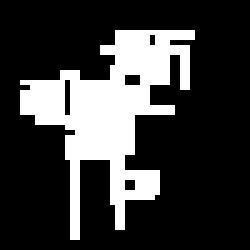
#> input picture IMG_8864.png, 50 x 50 px (shown 5 times larger)
$ python rrt_random_sampling.py
#> lines starting #> are read from the running program, lines starting #| are printed output that depends on the picture; after the words box and inside, x2 and y2 are one past the last pixel; in counts of white or black regions, pixels touching at a corner belong together
import cv2
import numpy as np
import matplotlib.pyplot as plt
import math
import random
import heapq
import json
import time

# Set seed for reproducible results
SEED = 100  # You can change this to any number
random.seed(SEED)
np.random.seed(SEED)
print(f"Using seed: {SEED}")

#load grid from image
map_img = cv2.imread("IMG_8864.png", cv2.IMREAD_GRAYSCALE)
#> map_img: shape (50, 50); 23.1% white; 1 white region, box (x1, y1, x2, y2) and area: (4, 6, 39, 48) 578
map_img = cv2.resize(map_img, (50, 50), interpolation=cv2.INTER_NEAREST)
grid = np.where(map_img > 127, 255, 0).astype(np.uint8)
grid_size = grid.shape[0]
#> grid_size = 50

# Load visibility map from JSON
with open('FILE_3036.json', 'r') as f:
#> (reads NX/FILE_3036.json from the repository)
    visibility_map = json.load(f)

# Convert JSON coordinates to set of walkable and blocked cells
all_cells = set(map(tuple, visibility_map["all"]))      # All white cells (navigable)
blocked_cells = set(map(tuple, visibility_map["blocked"]))  # All black cells (obstacles)

# Derive walkable white cells by subtracting blocked cells
walkable_cells = all_cells - blocked_cells


# Node class representing each RRT vertex
class Node:
    def __init__(self, x, y):
        self.x = x + 0.5  # Shift to center of grid cell
        self.y = y + 0.5
        self.parent = None  # Used to trace the path back

# Grid to track visible areas and pheromones
visible_grid = np.zeros_like(grid, dtype=np.uint8)
pheromone_grid = np.zeros_like(grid, dtype=np.float32)

# Returns the value of the grid cell corresponding to (x, y)
def grid_value(x, y):
    ix = int(math.floor(x))
    iy = int(math.floor(y))
    if 0 <= iy < grid.shape[0] and 0 <= ix < grid.shape[1]:
        return grid[iy, ix]
    return 0

# Computes Euclidean distance and angle between two points
def distance_angle(x1, y1, x2, y2):
    distance = math.hypot(x2 - x1, y2 - y1)
    angle = math.atan2(y2 - y1, x2 - x1)
    return (distance, angle)

# Finds the closest node in node_list to (x, y)
def nearest_node(node_list, x, y):
    return min(node_list, key=lambda node: math.hypot(node.x - x, node.y - y))


# Biased random sampling based on visible space and pheromones
def ant_random_point(goal, current_node, edge_of_coverage, goal_sample_rate=0.05):
    # With a small chance, sample the goal directly
    if random.random() < goal_sample_rate:
        return goal

    if not edge_of_coverage:
        edge_of_coverage = compute_edge_of_coverage(grid, visible_grid, walkable_cells)
        if not edge_of_coverage:
            return random.randint(0, grid_size - 1), random.randint(0, grid_size - 1)

    # Just pheromone-biased sampling from edge of coverage
    edge_list = list(edge_of_coverage)
    weights = [pheromone_grid[y, x] + 1e-6 for (x, y) in edge_list]
    total = sum(weights)

    if total <= 0 or not np.isfinite(total):
        return random.choice(edge_list)

    probs = np.array(weights) / total
    sampled_index = np.random.choice(len(edge_list), p=probs)
    return edge_list[sampled_index]

'''
def steer(from_node, to_x, to_y, step_size):
    distance, angle = distance_angle(from_node.x, from_node.y, to_x + 0.5, to_y + 0.5)
    step = min(step_size, distance)

    for i in np.linspace(1, step, int(step) + 1):
        new_x = from_node.x + i * math.cos(angle)
        new_y = from_node.y + i * math.sin(angle)
        val = grid_value(new_x, new_y)
        if val == 0:
            #print(f"steer: Collision at ({new_x:.2f}, {new_y:.2f})")
            return None
    return (from_node.x + step * math.cos(angle), from_node.y + step * math.sin(angle))
'''

def steer(from_node, to_x, to_y, step_size):
    # Direction toward target (centered)
    distance, angle = distance_angle(from_node.x, from_node.y, to_x + 0.5, to_y + 0.5)
    max_step = min(step_size, distance)

    last_valid_x, last_valid_y = from_node.x, from_node.y
    # sample along the ray with fine resolution (e.g., 1 unit increments)
    num_samples = int(math.ceil(max_step * 4))  # 4 samples per unit for smoother probing
    for i in range(1, num_samples + 1):
        frac = i / num_samples
        step = frac * max_step
        new_x = from_node.x + step * math.cos(angle)
        new_y = from_node.y + step * math.sin(angle)
        if grid_value(new_x, new_y) == 0:
            break  # collision: stop before this
        last_valid_x, last_valid_y = new_x, new_y

    # If the extension didn't move to a new discrete cell, consider it failed
    orig_cell = (int(math.floor(from_node.x)), int(math.floor(from_node.y)))
    new_cell = (int(math.floor(last_valid_x)), int(math.floor(last_valid_y)))
    if new_cell == orig_cell:
        return None

    return (last_valid_x, last_valid_y)

# Updates visibility from a given position by casting rays in all directions
def update_visibility(x, y, max_distance=grid_size):
#> called with x = 8.5, y = 21.5, max_distance = 50
    num_rays = 360
    for angle in np.linspace(0, 2 * np.pi, num_rays, endpoint=False):
        for dist in range(1, max_distance):
            dx = x + dist * math.cos(angle)
            dy = y + dist * math.sin(angle)
            ix = int(math.floor(dx))
            iy = int(math.floor(dy))
            if 0 <= ix < grid.shape[1] and 0 <= iy < grid.shape[0]:
                visible_grid[iy, ix] = 1
                if grid[iy, ix] == 0:
                    break
            else:
                break

# Dijkstra-based interpolation to find a grid-aligned path between two real-valued points
def interpolate_path(x1, y1, x2, y2, grid):
    # Convert float coordinates to grid indices
    x1, y1 = int(math.floor(x1)), int(math.floor(y1))
    x2, y2 = int(math.floor(x2)), int(math.floor(y2))

    # Early exit if start or goal is on obstacle
    if grid[y1, x1] == 0 or grid[y2, x2] == 0:
        return []

    height, width = grid.shape
    start = (x1, y1)
    goal = (x2, y2)

    visited = set()
    parent = {}
    cost = {start: 0}
    heap = [(0, start)]  # Priority queue for Dijkstra

    # 8-connected neighborhood
    directions = [(-1, 0), (1, 0), (0, -1), (0, 1),
                  (-1, -1), (-1, 1), (1, -1), (1, 1)]

    while heap:
        curr_cost, current = heapq.heappop(heap)
        if current in visited:
            continue
        visited.add(current)

        if current == goal:
            break

        # Check all neighbors
        for dx, dy in directions:
            nx, ny = current[0] + dx, current[1] + dy
            if 0 <= nx < width and 0 <= ny < height and grid[ny, nx] != 0:
                next_node = (nx, ny)
                new_cost = cost[current] + 1
                if next_node not in cost or new_cost < cost[next_node]:
                    cost[next_node] = new_cost
                    parent[next_node] = current
                    heapq.heappush(heap, (new_cost, next_node))

    if goal not in parent:
        return []  # No path found

    # Reconstruct path
    path = []
    node = goal
    while node != start:
        path.append(node)
        node = parent[node]
    path.append(start)
    path.reverse()
    return path

# Checks for collision between two points using path interpolation
def collision(x1, y1, x2, y2, grid):
    return len(interpolate_path(x1, y1, x2, y2, grid)) == 0

# Draws the RRT tree
def draw_tree(nodes, ax, grid):
    for node in nodes:
        if node.parent:
            steps = interpolate_path(node.parent.x, node.parent.y, node.x, node.y, grid)
            if not steps:
                continue
            step_x, step_y = zip(*[(x + 0.5, y + 0.5) for x, y in steps])
            ax.plot(step_x, step_y, color='orange', linewidth=0.5)
            ax.scatter(step_x, step_y, color='orange', s=1)

# Extracts the final path from start to goal
def path(goal_node):
    path = []
    node = goal_node
    while node:
        path.append((node.x, node.y))
        node = node.parent
    return path[::-1]

# RRT algorithm main function
def rrt(grid, start, goal, step_size=10, max_iter=1000, direct_target=False):
    global pheromone_grid, visible_grid
    global visited

    start_node = Node(*start)  # Create starting node
    goal_node = Node(*goal)    # Create goal node

    update_visibility(start_node.x, start_node.y)  # Update what the agent can see
    nodes = [start_node]  # List of nodes in the RRT

    visited = set([(int(start_node.x), int(start_node.y))])  # Keep track of visited grid cells

    for _ in range(max_iter):
        edge_of_coverage = compute_edge_of_coverage(grid, visible_grid, walkable_cells)

        # Sample point based on visibility and ACO-inspired logic
        if direct_target:
            rand_x, rand_y = goal  # force direct sampling
        else:
            rand_x, rand_y = ant_random_point(goal, nodes[-1], edge_of_coverage)

        # Find nearest node to that point
        nearest = nearest_node(nodes, rand_x + 0.5, rand_y + 0.5)

        # Try to move toward sampled point
        steered = steer(nearest, rand_x, rand_y, step_size)

        if steered:
            new_x, new_y = steered
            ix, iy = int(math.floor(new_x)), int(math.floor(new_y))

            # If not visited and path is collision-free
            if (ix, iy) not in visited and not collision(nearest.x, nearest.y, new_x, new_y, grid):
                new_node = Node(ix, iy)
                new_node.x, new_node.y = new_x, new_y  # Use exact float position
                new_node.parent = nearest
                nodes.append(new_node)
                visited.add((ix, iy))

                update_visibility(new_x, new_y)  # Reveal new area
                pheromone_grid *= 0.998  # Evaporate pheromones

                # Check if goal is reached (within distance threshold)
                if abs(new_x - goal_node.x) + abs(new_y - goal_node.y) <= 3:
                    goal_node.parent = new_node
                    nodes.append(goal_node)
                    print("Path found!")
                    return nodes, len(nodes)
#> this loop made 35 passes
#> (rand_x, rand_y, new_x, new_y) on passes 2, 7, 8, 9, 10, 11, 12, 13, 14, 15, 18, 20: (16, 22, 12.42, 22.19), (16, 30, 13.3, 23.98), (29, 39, 14.75, 25.37), (29, 35, 16.4, 26.5), (28, 38, 17.82, 27.91), (30, 16, 19.3, 26.57), (15, 46, 17.57, 29.89), (23, 37, 18.8, 31.47), (32, 6, 20.4, 24.9), (29, 35, 20.2, 32), (27, 14, 21.53, 23.25), (27, 14, 22.66, 21.6)
#> (rand_x, rand_y, new_x, new_y) on pass 1: (26, 26, 10.43, 22.04)
#> pheromone_grid: shape (50, 50) float32; every value is 0
#| Number of RRT nodes: 22
#| Path length: 16 points

    print("Path not found")
    return None, 0


# Deposit pheromones along the path
def deposit_pheromones(path, amount=1.0):
    for x, y in path:
        ix, iy = int(math.floor(x)), int(math.floor(y))
        if 0 <= iy < grid.shape[0] and 0 <= ix < grid.shape[1]:
            pheromone_grid[iy, ix] += amount

#opencv visualization
def draw_result_on_image(grid, nodes, path_points, filename="rrt_output_3.png"):
    # Convert grayscale grid to BGR image
#> called with filename = 'edge_full_result.png'
    img = np.stack([grid] * 3, axis=-1)
#> img is the input picture: shape (50, 50, 3); 23.1% white; 1 white region, box (x1, y1, x2, y2) and area: (4, 6, 39, 48) 578
    img[grid == 255] = [255, 255, 255]
    img[grid == 0] = [0, 0, 0]

    scale = 15  # upscale factor for clarity
    img = cv2.resize(img, (grid.shape[1] * scale, grid.shape[0] * scale), interpolation=cv2.INTER_NEAREST)
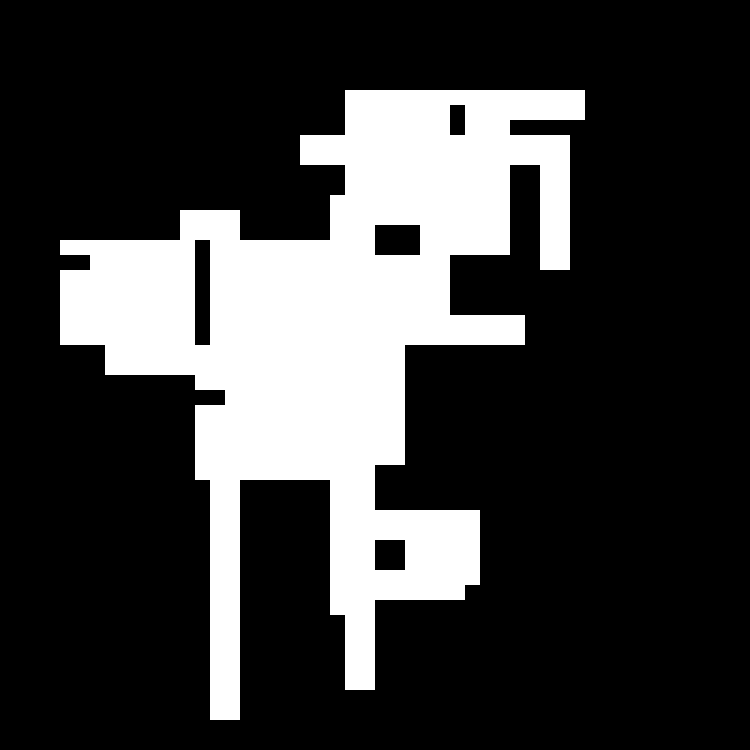
#> img: shape (750, 750, 3); 23.1% white; 1 white region, box (x1, y1, x2, y2) and area: (60, 90, 585, 720) 130050

    # === Draw full tree: orange lines between node and parent ===
    for node in nodes:
        if node.parent:
            x1, y1 = int(node.parent.x * scale), int(node.parent.y * scale)
            x2, y2 = int(node.x * scale), int(node.y * scale)
            cv2.line(img, (x1, y1), (x2, y2), (0, 165, 255), 1)  # orange
#> this loop made 22 passes
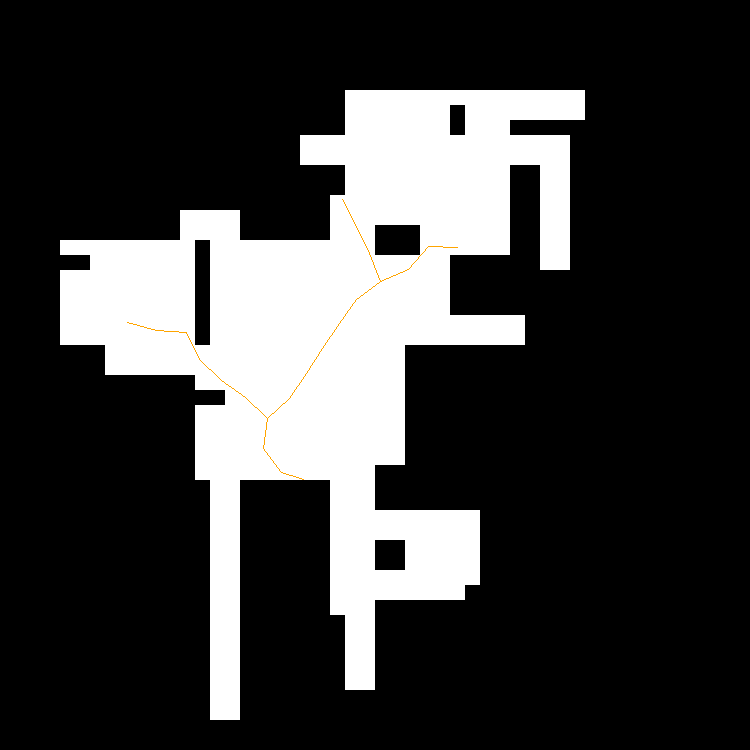
#> img: shape (750, 750, 3); 0.1% of pixels changed, all inside (x1, y1, x2, y2) = (127, 199, 458, 480); drawn as B, G, R

    # === Draw final path: thicker blue lines ===
    for i in range(len(path_points) - 1):
        x1, y1 = path_points[i]
        x2, y2 = path_points[i + 1]
        cx1, cy1 = int(x1 * scale), int(y1 * scale)
        cx2, cy2 = int(x2 * scale), int(y2 * scale)
        cv2.line(img, (cx1, cy1), (cx2, cy2), (255, 0, 0), 2)  # blue
#> this loop made 15 passes
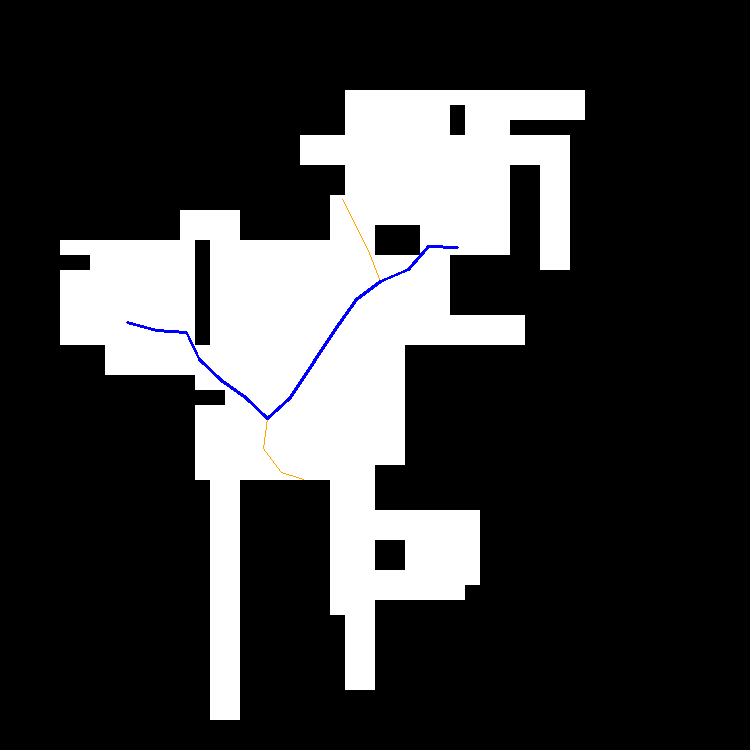
#> img: shape (750, 750, 3); 0.25% of pixels changed, all inside (x1, y1, x2, y2) = (126, 245, 459, 420); drawn as B, G, R

    # Optional: draw circles at path points for clarity
    for (x, y) in path_points:
        cx, cy = int(x * scale), int(y * scale)
        cv2.circle(img, (cx, cy), 2, (255, 0, 0), -1)
#> this loop made 16 passes
#> (x, y) on passes 1 to 12: (8.5, 21.5), (10.43, 22.04), (12.42, 22.19), (13.3, 23.98), (14.75, 25.37), (16.4, 26.5), (17.82, 27.91), (19.3, 26.57), (20.4, 24.9), (21.53, 23.25), (22.66, 21.6), (23.78, 19.94)
#> img: shape (750, 750, 3); under 0.01% of pixels changed, all inside (x1, y1, x2, y2) = (125, 244, 460, 421)

    cv2.imwrite(filename, img)
    print(f"Image saved: {filename}")

def compute_edge_of_coverage(grid, visible_grid, walkable_cells):
    height, width = grid.shape
    seen_white = set()
    edge_candidates = set()
    unseen_white = set()

    # Step 1: Identify which walkable cells are currently visible
    for (x, y) in walkable_cells:
        if visible_grid[y, x] == 1:
            seen_white.add((x, y))  # Explored white cell
        else:
            unseen_white.add((x, y))  # Unexplored white cell

    # Step 2: Look at 4-connected neighbors of seen white cells
    directions = [(-1, 0), (1, 0), (0, -1), (0, 1)]
    for (x, y) in seen_white:
        for dx, dy in directions:
            nx, ny = x + dx, y + dy
            if (nx, ny) in walkable_cells and visible_grid[ny, nx] == 0:
                # Neighbor is white, walkable, and unseen — candidate edge
                edge_candidates.add((nx, ny))

    # Step 3: Finalize the edge by intersecting with unseen white cells
    edge_of_coverage = edge_candidates & unseen_white
    return edge_of_coverage

'''
start = (8, 21)
goal = (30, 16)

if grid[start[1], start[0]] == 0 or grid[goal[1], goal[0]] == 0:
    raise ValueError("Start or goal is inside an obstacle.")

# Run RRT and get both result and step count
nodes, length = rrt(grid, start, goal, step_size=1, max_iter=5000)


# Report results
if nodes:
    final_path = path(nodes[-1])
    draw_result_on_image(grid, nodes, final_path)
'''

# Ensure same start and goal for comparison
start = (8, 21)
goal = (30, 16)
print(f"Start: {start}, Goal: {goal}")

if grid[start[1], start[0]] == 0 or grid[goal[1], goal[0]] == 0:
    raise ValueError("Start or goal is inside an obstacle.")

# Run RRT and get both result and step count
print("Running original RRT with ant-colony sampling...")
start_time = time.time()

nodes, length = rrt(grid, start, goal, step_size=2, max_iter=5000)

end_time = time.time()
execution_time = end_time - start_time

# Report results
if nodes:
    final_path = path(nodes[-1])
    print(f"SUCCESS - Path found!")
    print(f"Number of RRT nodes: {len(nodes)}")
    print(f"Path length: {len(final_path)} points")
    print(f"Execution time: {execution_time:.2f} seconds")
    draw_result_on_image(grid, nodes, final_path, "edge_full_result.png")
else:
    print(f"FAILED - No path found in 5000 iterations")
    print(f"Execution time: {execution_time:.2f} seconds")
